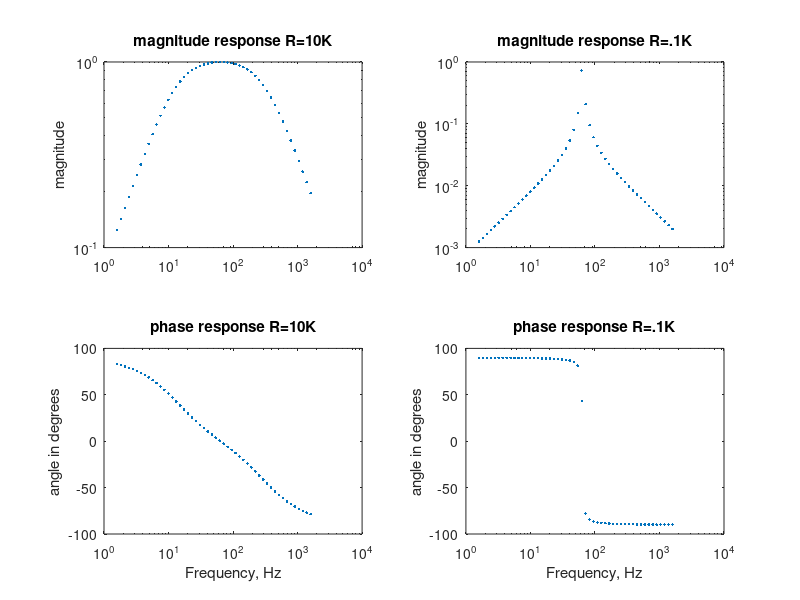

MATLAB code for this plot:
clc
clearvars
l=5; 
c=1.25e-6; 
r1=10000; 
r2=100; 
num1=[r1/l 0]; 
den1=[1 r1/l 1/(l*c)]; 
w=logspace(1,4); 
h1=freqs(num1,den1,w);
f=w/(2*pi); 
mag1=abs(h1); 
phase1=angle(h1)*180/pi; 
num2=[r2/l 0]; 
den2=[1 r2/l 1/(l*c)]; 
h2=freqs(num2,den2,w); 
mag2=abs(h2); 
phase2=angle(h2)*180/pi; 
subplot(221), loglog(f, mag1,'.') 
title('magnitude response R=10K') 
ylabel('magnitude') 
subplot(222), loglog(f,mag2,'.') 
title('magnitude response R=.1K') 
ylabel('magnitude') 
subplot(223), semilogx(f, phase1,'.') 
title('phase response R=10K'),... 
xlabel('Frequency, Hz'), ylabel('angle in degrees') 
subplot(224), semilogx(f, phase2,'.') 
title('phase response R=.1K'),... 
xlabel('Frequency, Hz'), ylabel('angle in degrees')